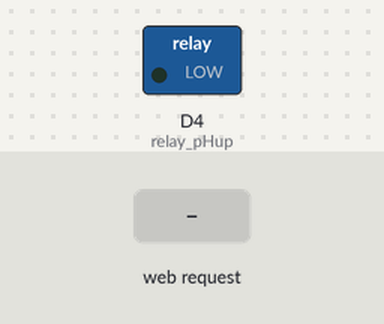
Bench run of a sketch on a simulated ESP8266 (NodeMCU). On the bench: switched loads named in the sketch (green lamp = pin HIGH). Inputs (shaded band) come from the test bench. WiFi joins after 1.5 s; servers stay silent unless stated; uploads are accepted with an empty reply; random numbers use the default seed unless the sketch sets one; what the sketch prints to the serial monitor is not drawn.

Above: at 2.7 s.
2.8 s: HTTP request GET /otomatisasi_on received
At 10.78 s:
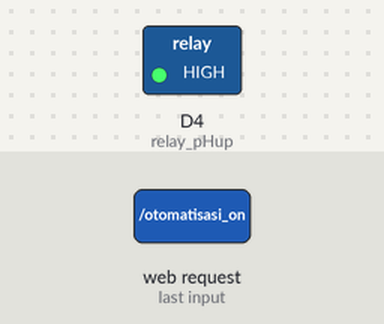
Timing chart, 0 to 11.0 s (numbered marks = the images above; inputs shaded):
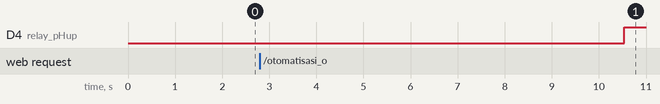

Measured:
- after the input at 2.8 s, D4 (relay_pHup): LOW → HIGH after 7.7 s

The sketch:

NO_WEB.ino
```cpp
#include <ArduinoOTA.h>
#include <ESP8266WebServer.h>
//#include WebServer???     //esp32
#include <ESP8266mDNS.h>
//#include <ESPmDNS>          //esp32
#include <Ticker.h>
//#include <WiFi.h>         //esp32
#include <ESP8266WiFi.h>
#include <ESP8266HTTPClient.h>
//#include <HTTPClient.h>   //esp32
#include <WiFiClientSecure.h>
//#include <LiquidCrystal_I2C.h>
//#include <RTClib.h>
//#include <OneWire.h>
//#include <DallasTemperature.h>
#include "fuzzy_function.h"
#include "web.h"

ESP8266WebServer server(80);

// Sistem OTA
const char* ota_password = "123";
void setupOTA();
String OTA_msg = "Update #1";

// Google Apps Script
String Web_App_URL = "https://script.google.com/macros/s/AKfycbwVtR04NDLnKFMrjlx2EHCEvLHktAMAuHcxUE4rBzrnD1UwdEL0UoegfaXF4j328ZQHUQ/exec";
String status;
String warning;
int dataSpreadsheet;
void spreadsheet();

// Koneksi WiFi
//const char* ssid ="bebas";
//const char* password = "akunulisaja";
const char* ssid ="Prastzy.net";
const char* password = "123456781";

//Deklarasi Pin
//#define pin_pH D4//39
//#define pin_EC D4//36
//#define PIN_TRIG D4//2
//#define PIN_ECHO D4//15
#define relay_pHup D4//17
#define relay_pHdn D4//12
#define relay_nutrisi D4//26
#define relay_ambilSampel D4//5
#define relay_buangSampel D4//18
#define relay_penyiram D4//14
#define relay_tangki D4//19
#define relay_mixer D4//27

// Deklarasi Library
//#define ONE_WIRE_BUS 0
//OneWire oneWire(ONE_WIRE_BUS);
//DallasTemperature sensors(&oneWire);
//LiquidCrystal_I2C lcd(0x27,20,4);
//RTC_DS1307 rtc;

// Adjust nilai variabel
int setWaktu1 [] = {8,0,0};  //waktu penyiraman
int delay_pompaSampel = 3000;
int delay_mixer = 3000;
int delay_penyiram = 3000;

int menit; //sebagai simulasi menit
char daysOfTheWeek[7][12] = {"Sunday", "Monday", "Tuesday", "Wednesday", "Thursday", "Friday", "Saturday"};
String aktuator1 = "Padam", aktuator2 = "Padam", aktuator3 = "Padam", aktuator4 = "Padam";
String aktuator5 = "Padam", aktuator6 = "Padam", aktuator7 = "Padam", aktuator8 = "Padam";
float set_jarak = 100, set_pH = 7, set_PPM = 800;
float pH, PPM, suhu, tinggi_cm, jarak_cm;
int duration;
bool kondisi = false; //sebagai simulasi RTC
bool saklar = false;  //kontrol manual otomatisasi
String kondisiOtomatisasi = "Tidak Berjalan";

// Deklarasi Prosedur
void mainTask();
void baca_pH();
void baca_PPM();
void baca_jarak();
void baca_suhu();
void kontrol_pH();
void kontrol_PPM();
void kontrol_tinggi();
void baca_RTC();
void outputFuzzy();
void setup_wifi();
void handleRoot();
void handleNotFound();
void handleData();

Ticker task;
void monitoring ();

void setup() {
  //pinMode(pin_pH, INPUT);
  //pinMode(pin_EC, INPUT);
  //pinMode(PIN_ECHO, INPUT);
  //pinMode(PIN_TRIG, OUTPUT);
  pinMode(relay_pHup, OUTPUT);
  pinMode(relay_pHdn, OUTPUT);
  pinMode(relay_nutrisi, OUTPUT);
  pinMode(relay_mixer, OUTPUT);
  pinMode(relay_penyiram, OUTPUT);
  pinMode(relay_tangki, OUTPUT);
  pinMode(relay_ambilSampel, OUTPUT);
  pinMode(relay_buangSampel, OUTPUT);

  Serial.begin(115200);
  //sensors.begin();
  setup_wifi();
  ArduinoOTA.setHostname("esp8266 - Nutrisi Otomatis");
  ArduinoOTA.setPassword(ota_password);
  ArduinoOTA.begin();
  task.attach(3, monitoring);
  /*
  // LCD Setup
  lcd.backlight();
  lcd.setCursor(3,1);
  lcd.print("START  PROGRAM");
  lcd.setCursor(3,2);
  lcd.print("==============");
  delay(1000);
  lcd.clear();

  if (! rtc.begin()) {
    Serial.println("RTC tidak ditemukan");
    while (1);
  }
  if (!rtc.isrunning()) {
    Serial.println("RTC tidak berjalan, setting waktu...");
    rtc.adjust(DateTime(F(__DATE__), F(__TIME__))); // Set waktu sesuai waktu kompilasi
  }
  */

  server.on("/", [](){
    handleRoot();
  });

  server.on("/otomatisasi_on", [](){
    Serial.println("");
    Serial.print("/otomatisasi_on");
    Serial.println("");
    saklar = true;
    handleRoot();
  });

  server.on("/data", handleData);
  server.onNotFound(handleNotFound);
  server.begin();
  Serial.println("HTTP server started");
}

void loop() {
  ArduinoOTA.handle();
  server.handleClient();
  mainTask ();
}

// Prosedur Utama
void mainTask (){
  //DateTime now = rtc.now();
  //if (now.hour() == setWaktu1[0] && now.minute() == setWaktu1[1] && now.second() == setWaktu1[2] ){
  //if (now.hour() == setWaktu1[0] && now.minute() == setWaktu1[1] && setWaktu1[2] <= now.second() <= setWaktu1[2]+5 ){
  //if (now.minute() == menit && now.second() == 1){   //Simulasi RTC dengan manipulasi menit
  if (kondisi == true || saklar == true){ //pengganti rtc
    server.handleClient();
    kondisiOtomatisasi = "Sedang Berjalan";
    Serial.println("==================================");
    Serial.println("kondisi didalam mainTask ");
    Serial.println("==================================");

    Serial.println("menjalankan kontrol_tinggi ");
    kontrol_tinggi();
    kondisiOtomatisasi = "Sedang Berjalan 10%";
    server.handleClient();
    yield();

    Serial.println("Mengaktifkan relay_buangSampel");
    digitalWrite (relay_buangSampel, LOW);
    aktuator3 = "Menyala";
    Serial.print("delay ");Serial.print(delay_pompaSampel);Serial.println(" detik");
    delay(delay_pompaSampel);
    Serial.println("Menonaktifkan relay_buangSampel");
    digitalWrite (relay_buangSampel, HIGH);
    aktuator3 = "Padam";
    kondisiOtomatisasi = "Sedang Berjalan 20 %";
    server.handleClient();
    yield();

    Serial.println("Mengaktifkan relay_ambilSampel");
    digitalWrite (relay_ambilSampel, LOW);
    aktuator2 = "Menyala";
    Serial.print("delay ");Serial.print(delay_pompaSampel);Serial.println(" detik");
    delay(delay_pompaSampel);
    Serial.println("Menonaktifkan relay_ambilSampel");
    digitalWrite (relay_ambilSampel, HIGH);
    aktuator2 = "Padam";
    kondisiOtomatisasi = "Sedang Berjalan 30%";server.handleClient();

    yield();

    // Pengambilan data sensor sebelum diotomatisasi
    status = "Sebelum";
    spreadsheet();

    Serial.println("menjalankan kontrol_pH");
    kontrol_pH();
    kondisiOtomatisasi = "Sedang Berjalan 40%";
    server.handleClient();
    yield();
    Serial.println("menjalankan kontrol_PPM");
    kontrol_PPM();
    kondisiOtomatisasi = "Sedang Berjalan 50%";
    server.handleClient();
    yield();

    Serial.println("Mengaktifkan relay_mixer");
    digitalWrite (relay_mixer, LOW);
    aktuator4 = "Menyala";
    Serial.print("delay ");Serial.print(delay_mixer);Serial.println(" detik");
    delay(delay_mixer);
    Serial.println("Menonaktifkan relay_mixer");
    digitalWrite (relay_mixer, HIGH);
    aktuator4 = "Padam";
    kondisiOtomatisasi = "Sedang Berjalan 60%";
    server.handleClient();
    yield();

    Serial.println("Mengaktifkan relay_buangSampel");
    digitalWrite (relay_buangSampel, LOW);
    aktuator3 = "Menyala";
    Serial.print("delay ");Serial.print(delay_pompaSampel);Serial.println(" detik");
    delay(delay_pompaSampel);
    Serial.println("Menonaktifkan relay_buangSampel");
    digitalWrite (relay_buangSampel, HIGH);
    aktuator3 = "Padam";
    kondisiOtomatisasi = "Sedang Berjalan 70%";
    server.handleClient();
    yield();

    Serial.println("Mengaktifkan relay_ambilSampel");
    digitalWrite (relay_ambilSampel, LOW);
    aktuator2 = "Menyala";
    Serial.print("delay ");Serial.print(delay_pompaSampel);Serial.println(" detik");
    delay(delay_pompaSampel);
    Serial.println("Menonaktifkan relay_ambilSampel");
    digitalWrite (relay_ambilSampel, HIGH);
    aktuator2 = "Padam";
    kondisiOtomatisasi = "Sedang Berjalan 90%";
    server.handleClient();
    yield();

    // Pengambilan data sensor setelah diotomatisasi
    status = "Sesudah";
    spreadsheet();

    Serial.println("Mengaktifkan relay_penyiram");
    digitalWrite (relay_penyiram, LOW);
    aktuator5 = "Menyala";
    Serial.print("delay ");Serial.print(delay_penyiram);Serial.println(" detik");
    delay(delay_penyiram);
    Serial.println("Menonaktifkan relay_penyiram");
    digitalWrite (relay_penyiram, HIGH);
    aktuator5 = "Padam";
    kondisiOtomatisasi = "Sedang Berjalan 100%";
    server.handleClient();
    yield();

    Serial.println("menjalankan kontrol_tinggi ");
    kontrol_tinggi();

    kondisiOtomatisasi = "Otomatisasi Berhasil pada ";
    String sekarang = "08:10:43";
    kondisiOtomatisasi += sekarang;
    saklar = false;
  }
  else {
    IPAddress ip = WiFi.localIP();
    String ipStr = String(ip[0]) + '.' + String(ip[1]) + '.' + String(ip[2]) + '.' + String(ip[3]);
    Serial.println("==================================");
    Serial.println("kondisi diluar mainTask");
    Serial.println("Alamat ip : ");Serial.println(ipStr);
    Serial.println("==================================");
  }
  delay(1000);
}

void monitoring(){

  baca_pH();
  baca_PPM();
  baca_jarak();
  baca_suhu();
  outputFuzzy();
  baca_RTC();
  //DateTime now = rtc.now();
  /*
  // Print Serial Monitor
  Serial.print("pH : "); Serial.println(pH);
  Serial.print("EC : "); Serial.println(PPM);
  Serial.print("Suhu : "); Serial.println(suhu);
  Serial.print("Ketinggian Air (cm): "); Serial.println(tinggi_cm);
  Serial.print("Output fuzzy pH : "); Serial.println(lamaPompa_pH);
  Serial.print("Output fuzzy nutrisi : "); Serial.println(lamaPompa_PPM);
  Serial.println("");

  // Print LCD
  lcd.setCursor(0,0);
  lcd.print("Alamat IP : "); lcd.print(ipStr);
  lcd.setCursor(0,1);
  lcd.print("nilai pH : "); lcd.print(pH);
  lcd.setCursor(0,2);
  lcd.print("nilai EC : "); lcd.print(PPM);
  lcd.setCursor(0,3);
  lcd.print("Nilai Suhu : "); lcd.print(suhu); lcd.print(" C");
  lcd.clear();
  */
}

void baca_pH(){
  /*

  code sensor pH

  */
  // Angka random dari 5 sampai 9 dengan interval 0,1
  int randomNumber = random(0, 41);
  pH = 5.0 + (randomNumber * 0.1);

  Error_pH = abs(set_pH - pH);
}

void kontrol_pH(){
  baca_pH();
  outputFuzzy();
  if (pH < set_pH  ){
    Serial.println("Mengaktifkan relay_pHup");
    digitalWrite(relay_pHup, LOW);
    aktuator6 = "Menyala";
    digitalWrite(relay_pHdn, HIGH);
    aktuator7 = "Padam";
    Serial.print("delay : ");Serial.print(lamaPompa_pH); Serial.println(" detik");
    delay(lamaPompa_pH*1000);
    Serial.println("Menonaktifkan relay_pHup");
    digitalWrite(relay_pHup, HIGH);
    aktuator6 = "Padam";
    digitalWrite(relay_pHdn, HIGH);
    aktuator7 = "Padam";
    yield();
  }
  else if (pH >= set_pH  ){
    Serial.println("Mengaktifkan relay_pHdn");
    digitalWrite(relay_pHup, HIGH);
    aktuator6 = "Padam";
    digitalWrite(relay_pHdn, LOW);
    aktuator7 = "Menyala";
    Serial.print("delay : ");Serial.print(lamaPompa_pH); Serial.println(" detik");
    delay(lamaPompa_pH*1000);
    Serial.println("Menonaktifkan relay_pHdn");
    digitalWrite(relay_pHup, HIGH);
    aktuator6 = "Padam";
    digitalWrite(relay_pHdn, HIGH);
    aktuator7 = "Padam";
    yield();
  }
}

void baca_PPM(){
  /*

  *code sensor EC

  */
  // Angka random dari 550 sampai 1051
  PPM = random(550, 1051);
  if (PPM <= set_PPM){
    Error_PPM = set_PPM - PPM;
  }
  else if (PPM > set_PPM){
    Error_PPM = 0;
  }
}

void kontrol_PPM(){
  baca_PPM();
  outputFuzzy();
  if (PPM < set_PPM  ){
    Serial.println("Mengaktifkan relay_nutrisi");
    digitalWrite(relay_nutrisi, LOW);
    aktuator8 = "Menyala";
    Serial.print("delay : ");Serial.print(lamaPompa_PPM); Serial.println(" detik");
    delay(lamaPompa_PPM*1000);
    Serial.println("Menonaktifkan relay_nutrisi");
    digitalWrite(relay_nutrisi, HIGH);
    aktuator8 = "Padam";
    yield();
  }
  else if (PPM >= set_PPM  ){
    Serial.println("Menonaktifkan relay_nutrisi");
    digitalWrite(relay_nutrisi, HIGH);
    aktuator8 = "Padam";
  }
}

void baca_jarak(){
  //digitalWrite(PIN_TRIG, HIGH);
  //delayMicroseconds(10);
  //digitalWrite(PIN_TRIG, LOW);
  //duration = pulseIn(PIN_ECHO, HIGH);
  //jarak_cm = duration / 58; //dalam cm

  // Angka random dari 0 sampai 21
  jarak_cm  = random(0, 21);
  tinggi_cm = set_jarak - jarak_cm;
}

void kontrol_tinggi(){
  baca_jarak();
  while (tinggi_cm < set_jarak - 90) {
  //while (tinggi_cm < set_jarak) {
    Serial.println("Mengaktifkan relay_tangki");
    digitalWrite(relay_tangki, LOW);
    aktuator1 = "Menyala";
    yield();
  }
  Serial.println("delay sampai tinggi air terpenuhi");
  delay(1000);
  Serial.println("Menonaktifkan relay_tangki");
  digitalWrite(relay_tangki, HIGH);
  aktuator6 = "Padam";
}

void baca_suhu(){
  //sensors.requestTemperatures();
  //suhu = sensors.getTempCByIndex(0);

  // Angka random dari 25 sampai 35
  suhu = random(25, 35);
}

void setup_wifi() {
  delay(10);
  Serial.print("Connecting to ");
  Serial.println(ssid);
  WiFi.mode(WIFI_STA);
  WiFi.begin(ssid, password);
  while (WiFi.status() != WL_CONNECTED) {
    delay(500);
    Serial.print(".");
  }
  Serial.println("");
  Serial.println("WiFi connected");
  Serial.print("IP address: ");
  Serial.println(WiFi.localIP());
}

void baca_RTC(){
  /*
  // Print waktu di MQTT
  DateTime now = rtc.now();
  String pesan = ">> ";
  pesan += String(now.year());
  pesan += '/';
  pesan += String(now.month());
  pesan += '/';
  pesan += String(now.day());
  pesan += " (";
  pesan += daysOfTheWeek[now.dayOfTheWeek()];
  pesan += ") - ";
  pesan += String(now.hour());
  pesan += ':';
  pesan += String(now.minute());
  pesan += ':';
  pesan += String(now.second());
  client.publish(PUBTOPIC_WAKTU, pesan.c_str());  // Kirimkan pesan ke MQTT

  // Print waktu di Serial monitor
  Serial.print("Current time: ");
  Serial.print(now.year(), DEC);
  Serial.print('/');
  Serial.print(now.month(), DEC);
  Serial.print('/');
  Serial.print(now.day(), DEC);
  Serial.print(" (");
  Serial.print(daysOfTheWeek[now.dayOfTheWeek()]);
  Serial.print(") ");
  Serial.print(" - ");
  Serial.print(now.hour(), DEC);
  Serial.print(':');
  Serial.print(now.minute(), DEC);
  Serial.print(':');
  Serial.print(now.second(), DEC);
  Serial.println();

  // Print waktu di LCD
  lcd.setCursor(0,0);
  lcd.print(now.year(), DEC);
  lcd.print('/');
  lcd.print(now.month(), DEC);
  lcd.print('/');
  lcd.print(now.day(), DEC);
  lcd.print(" - ");
  lcd.print(now.hour(), DEC);
  lcd.print(':');
  lcd.print(now.minute(), DEC);
  lcd.print(':');
  lcd.print(now.second(), DEC);
  */
}

void outputFuzzy() {
  baca_pH();
  baca_PPM();
  Momen();
  lamaPompa_pH = deffuzzyfikasi_pH();
  lamaPompa_PPM = deffuzzyfikasi_PPM();
}

void spreadsheet(){
  if (WiFi.status() == WL_CONNECTED) {
    String Send_Data_URL = Web_App_URL + "?sts=write";
    Send_Data_URL += "&pH=" + String (pH);
    Send_Data_URL += "&PPM=" + String(PPM);
    Send_Data_URL += "&tinggi_cm=" + String(tinggi_cm);
    Send_Data_URL += "&suhu=" + String(suhu);
    Send_Data_URL += "&status=" + status;
    Serial.println();
    Serial.println("-------------");
    Serial.println("Send data to Google Spreadsheet...");
    Serial.print("URL : ");
    Serial.println(Send_Data_URL);

    WiFiClientSecure client;
    client.setInsecure();
    HTTPClient http;
    http.begin(client, Send_Data_URL);
    http.setFollowRedirects(HTTPC_STRICT_FOLLOW_REDIRECTS);
    int httpCode = http.GET();
    http.end();

    String Read_Data_URL = Web_App_URL + "?sts=read";
    http.begin(client, Read_Data_URL);
    http.setFollowRedirects(HTTPC_STRICT_FOLLOW_REDIRECTS);
    httpCode = http.GET();
    Serial.print("HTTP Status Code : ");
    Serial.println(httpCode);
    if (httpCode > 0) {
      String payload = http.getString();
      Serial.println("Data ke : " + payload);
      dataSpreadsheet = payload.toInt();
    }
    http.end();
    Serial.println("-------------");
  }
}

void handleRoot() {
  server.send(200, "text/html", SendHTML(pH, PPM, suhu, tinggi_cm, kondisiOtomatisasi));
}

void handleNotFound(){
  String message = "File Not Found\n\n";
  message += "URI: ";
  message += server.uri();
  message += "\nMethod: ";
  message += (server.method() == HTTP_GET)?"GET":"POST";
  message += "\nArguments: ";
  message += server.args();
  message += "\n";
  for (uint8_t i=0; i<server.args(); i++){
  message += " " + server.argName(i) + ": " + server.arg(i)+ "\n";
  }
  server.send(404, "text/plain", message);
}

void handleData() {
  String json = "{";
  json += "\"pH\":" + String(pH) + ",";
  json += "\"PPM\":" + String(PPM) + ",";
  json += "\"suhu\":" + String(suhu) + ",";
  json += "\"tinggi_cm\":" + String(tinggi_cm) + ",";
  json += "\"kondisiOtomatisasi\":\"" + kondisiOtomatisasi + "\"";
  json += "}";
  server.sendHeader("Cache-Control", "no-cache, no-store, must-revalidate");
  server.sendHeader("Pragma", "no-cache");
  server.sendHeader("Expires", "-1");
  server.send(200, "application/json", json);
}
```

fuzzy_function.h
```cpp
//fuzzy_function.h

#ifndef FUZZY_FUNCTION_H
#define FUZZY_FUNCTION_H
#include <Arduino.h>

extern float fsipH_kecil[4] ;
extern float fsipH_sedang[3] ;
extern float fsipH_besar[4] ;

extern float fsopH_sebentar[3] ;
extern float fsopH_sedang[3] ;
extern float fsopH_lama[3] ;

extern float fsiPPM_kecil[4] ;
extern float fsiPPM_sedang[3] ;
extern float fsiPPM_besar[4] ;

extern float fsoPPM_sebentar[3] ;
extern float fsoPPM_sedang[3] ;
extern float fsoPPM_lama[3] ;

extern float A, B, lamaPompa_pH, lamaPompa_PPM;;
extern int sel_;
extern float a1, b1a, b1b, c1, a2, b2a, b2b, c2;
extern float AreapH1, AreapH2, AreapH3, AreapH4, AreapH5, AreapH6, AreapH7;
extern float MomenpH1, MomenpH2, MomenpH3, MomenpH4, MomenpH5, MomenpH6, MomenpH7;
extern float AreaPPM1, AreaPPM2, AreaPPM3, AreaPPM4, AreaPPM5, AreaPPM6, AreaPPM7;
extern float MomenPPM1, MomenPPM2, MomenPPM3, MomenPPM4, MomenPPM5, MomenPPM6, MomenPPM7;
extern float mvipH_kecil, mvipH_sedang, mvipH_besar, mvopH_sebentar, mvopH_sedang, mvopH_lama;
extern float mviPPM_kecil, mviPPM_sedang, mviPPM_besar, mvoPPM_sebentar, mvoPPM_sedang, mvoPPM_lama;
extern float Error_pH, outputFuzz_pH, Error_PPM, outputFuzz_PPM;

float mfipH_kecil();
float mfipH_sedang();
float mfipH_besar();
float mfopH_sebentar();
float mfopH_sedang();
float mfopH_lama();
float mfiPPM_kecil();
float mfiPPM_sedang();
float mfiPPM_besar();
float mfoPPM_sebentar();
float mfoPPM_sedang();
float mfoPPM_lama();
void implikasi ();
void luas_deffuzzy();
float f(float x);
float simpsons(float f(float x), float a,float b,float n);
float fx(float limd, float limu, float a, float b, int sel);
void Momen();
float deffuzzyfikasi_pH();
float deffuzzyfikasi_PPM();

#endif
```

Source omitted: app_script.ino (3726 bytes), fuzzy_function.cpp (9897 bytes), spreadsheet_info.ino (1076 bytes), web.cpp (5862 bytes), web.h (182 bytes)
